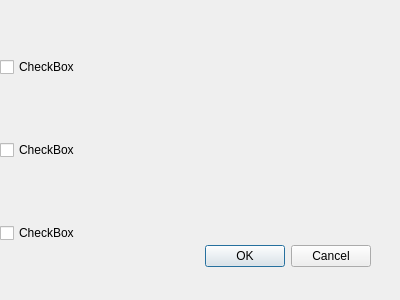
<?xml version="1.0" encoding="UTF-8"?>
<ui version="4.0">
 <class>Dialog</class>
 <widget class="QDialog" name="Dialog">
  <property name="geometry">
   <rect>
    <x>0</x>
    <y>0</y>
    <width>400</width>
    <height>300</height>
   </rect>
  </property>
  <property name="windowTitle">
   <string>Dialog</string>
  </property>
  <widget class="QDialogButtonBox" name="buttonBox">
   <property name="geometry">
    <rect>
     <x>30</x>
     <y>240</y>
     <width>341</width>
     <height>32</height>
    </rect>
   </property>
   <property name="orientation">
    <enum>Qt::Horizontal</enum>
   </property>
   <property name="standardButtons">
    <set>QDialogButtonBox::Cancel|QDialogButtonBox::Ok</set>
   </property>
  </widget>
  <widget class="QWidget" name="gridLayoutWidget">
   <property name="geometry">
    <rect>
     <x>0</x>
     <y>0</y>
     <width>401</width>
     <height>301</height>
    </rect>
   </property>
   <layout class="QGridLayout" name="gridLayout">
    <item row="2" column="0">
     <widget class="QCheckBox" name="checkBox">
      <property name="text">
       <string>CheckBox</string>
      </property>
     </widget>
    </item>
    <item row="0" column="0">
     <widget class="QCheckBox" name="checkBox_2">
      <property name="text">
       <string>CheckBox</string>
      </property>
     </widget>
    </item>
    <item row="1" column="0">
     <widget class="QCheckBox" name="checkBox_3">
      <property name="text">
       <string>CheckBox</string>
      </property>
     </widget>
    </item>
   </layout>
  </widget>
 </widget>
 <resources/>
 <connections>
  <connection>
   <sender>buttonBox</sender>
   <signal>accepted()</signal>
   <receiver>Dialog</receiver>
   <slot>accept()</slot>
   <hints>
    <hint type="sourcelabel">
     <x>248</x>
     <y>254</y>
    </hint>
    <hint type="destinationlabel">
     <x>157</x>
     <y>274</y>
    </hint>
   </hints>
  </connection>
  <connection>
   <sender>buttonBox</sender>
   <signal>rejected()</signal>
   <receiver>Dialog</receiver>
   <slot>reject()</slot>
   <hints>
    <hint type="sourcelabel">
     <x>316</x>
     <y>260</y>
    </hint>
    <hint type="destinationlabel">
     <x>286</x>
     <y>274</y>
    </hint>
   </hints>
  </connection>
 </connections>
</ui>
